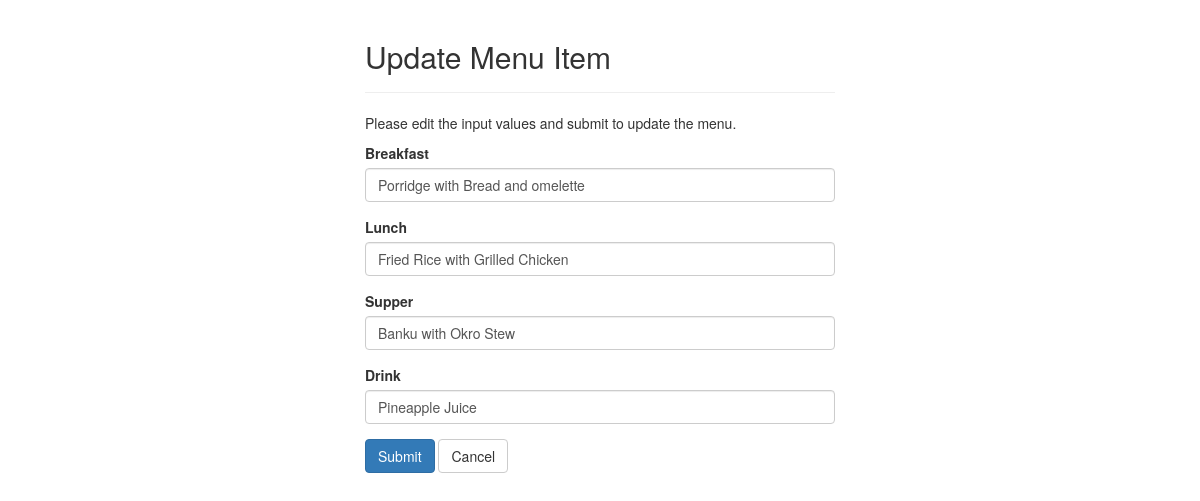
Page /restaurants/updatemenu.php?id=3 (signed in) on the committed database.
### tables this page shows
CREATE TABLE `meal` (
  `id` int(230) NOT NULL,
  `Breakfast` varchar(255) NOT NULL,
  `Lunch` varchar(255) NOT NULL,
  `Drink` varchar(255) NOT NULL,
  `Supper` varchar(255) NOT NULL
);

### restaurants/updatemenu.php (the view, shortened to what this page needs)
<?php
require_once "../dbconnection.php";
$breakfast = $lunch = $supper = $drinks = "";
$breakfast_err = $lunch_err = $supper_err = $drinks_err = "";
if(isset($_POST["id"]) && !empty($_POST["id"])){
    $id = $_POST["id"];
    $input_breakfast = trim($_POST["breakfast"]);
    $input_lunch = trim($_POST["lunch"]);
    $input_supper = trim($_POST["supper"]);
    $input_drinks = trim($_POST["drink"]);
    $breakfast = $input_breakfast;
    $lunch = $input_lunch;
    $supper = $input_supper;
    $drinks = $input_drinks;
    $sql = "UPDATE meal SET Breakfast=?, Lunch=?, Drink=?, Supper=? WHERE id=?";
    if($stmt = mysqli_prepare($link, $sql)){
        mysqli_stmt_bind_param($stmt, "ssssi", $param_breakfast, $param_lunch, $param_drink, $param_supper, $param_id);
        $param_breakfast = $breakfast;
        $param_lunch = $lunch;
        $param_drink = $drinks;
        $param_supper = $supper;
        $param_id = $id;
        if(mysqli_stmt_execute($stmt)){
            header("location: menu.php");
            exit();
        } else{
            echo "Something went wrong. Please try again later.";
        }
    }
    mysqli_stmt_close($stmt);
    mysqli_close($link);
} else {
    if (isset($_GET["id"]) && !empty(trim($_GET["id"]))) {
        $sql = "SELECT * FROM meal WHERE id = ?";
        if ($stmt = mysqli_prepare($link, $sql)) {
            mysqli_stmt_bind_param($stmt, "i", $param_supper);
            if (mysqli_stmt_execute($stmt)) {
                $result = mysqli_stmt_get_result($stmt);
                if (mysqli_num_rows($result) == 1) {
                    $row = mysqli_fetch_array($result, MYSQLI_ASSOC);
                    $breakfast = $row["Breakfast"];
                    $lunch = $row["Lunch"];
                    $supper = $row["Supper"];
                    $drinks = $row["Drink"];
                } else {
                    header("location: error.php");
                    exit();
                }
            } else {
                echo "Oops! Something went wrong. Please try again later.";
            }
        }
    } else {
        header("location: error.php");
        exit();
    }
}
if ($_SESSION['r-Name']) {
?>
    <!DOCTYPE html>
    <html lang="en">
    <head>
        <link rel="stylesheet" href="https://maxcdn.bootstrapcdn.com/bootstrap/3.3.7/css/bootstrap.css">
    </head>
    <body>
        <div class="wrapper">
            <div class="container-fluid">
                <div class="row">
                    <div class="col-md-12">
                        <div class="page-header">
                            <h2>Update Menu Item</h2>
                        </div>
                        <p>Please edit the input values and submit to update the menu.</p>
                        <form action="<?php echo htmlspecialchars(basename($_SERVER['REQUEST_URI'])); ?>" method="post">
                            <div class="form-group <?php echo (!empty($breakfast_err)) ? 'has-error' : ''; ?>">
                                <label>Breakfast</label>
                                <input type="text" name="breakfast" class="form-control" value="<?php echo $breakfast; ?>">
                            </div>
                            <div class="form-group <?php echo (!empty($lunch_err)) ? 'has-error' : ''; ?>">
                                <label>Lunch</label>
                                <input type="text" name="lunch" class="form-control" value="<?php echo $lunch; ?>">
                            </div>
                            <div class="form-group <?php echo (!empty($supper_err)) ? 'has-error' : ''; ?>">
                                <label>Supper</label>
                                <input type="text" name="supper" class="form-control" value="<?php echo $supper; ?>">
                            </div>
                            <div class="form-group <?php echo (!empty($drinks_err)) ? 'has-error' : ''; ?>">
                                <label>Drink</label>
                                <input type="text" name="drink" class="form-control" value="<?php echo $drinks; ?>">
                            </div>
                            <input type="submit" class="btn btn-primary" value="Submit">
                            <a href="menu.php" class="btn btn-default">Cancel</a>
                        </form>
                    </div>
                </div>
            </div>
        </div>
    </body>
    </html>
<?php
} else {
    header('location: login.php');
}

### restaurants/updatemenu.php (style rules this page uses)
.wrapper { width: 500px; margin: 0 auto; }

### rows in the picture
meal: breakfast "Porridge with Bread and omelette", lunch "Fried Rice with Grilled Chicken", supper "Banku with Okro Stew", drink "Pineapple Juice"
